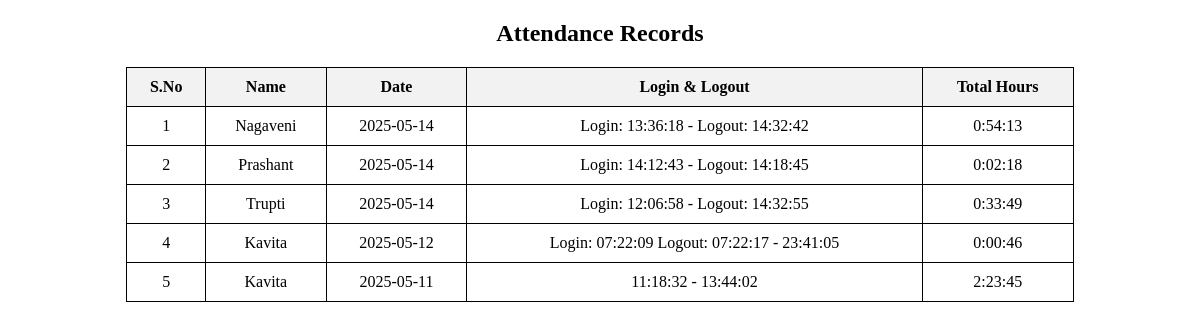
The page / on the database its author committed.
### tables this page shows
CREATE TABLE attendance (
            id INTEGER PRIMARY KEY AUTOINCREMENT,
            name TEXT NOT NULL,
            day TEXT NOT NULL,  -- Date of attendance entry
            login_logout TEXT NOT NULL,  -- Stores all login/logout times in one row per day
            total_hours TEXT NOT NULL,    -- Stores total hours for the day
            UNIQUE(name, day)  -- Ensure each student has only one row per day
        );

### app.py (the view)
@app.route('/')
def index():
    records = fetch_attendance()
    print(f"[DEBUG] {len(records)} attendance records retrieved.")
    return render_template('attendance.html', attendance=records)

### templates/attendance.html (shortened to what this page needs)
<!DOCTYPE html>
<html lang="en">
<head>
</head>
<body>
    <h2 style="text-align:center;">Attendance Records</h2>
    <table>
        <tr>
            <th>S.No</th>
            <th>Name</th>
            <th>Date</th>
            <th>Login & Logout</th>
            <th>Total Hours</th>
        </tr>
        {% for row in attendance %}
        <tr>
            <td>{{ row[0] }}</td>
            <td>{{ row[1] }}</td>
            <td>{{ row[2] }}</td>
            <td>{{ row[3] }}</td>
            <td>{{ row[4] }}</td>
        </tr>
        {% endfor %}
    </table>
</body>
</html>

### templates/attendance.html (style rules this page uses)
table { width: 80%; margin: 20px auto; border-collapse: collapse; }
th, td { border: 1px solid black; padding: 10px; text-align: center; }
th { background-color: #f2f2f2; }

### rows shown on the page
attendance: row "1", name "Nagaveni", day "2025-05-14", row "Login: 13:36:18 - Logout: 14:32:42", total_hours "0:54:13"
attendance: row "2", name "Prashant", day "2025-05-14", row "Login: 14:12:43 - Logout: 14:18:45", total_hours "0:02:18"
attendance: row "3", name "Trupti", day "2025-05-14", row "Login: 12:06:58 - Logout: 14:32:55", total_hours "0:33:49"
attendance: row "4", name "Kavita", day "2025-05-12", row "Login: 07:22:09 Logout: 07:22:17 - 23:41:05", total_hours "0:00:46"
attendance: row "5", name "Kavita", day "2025-05-11", row "11:18:32 - 13:44:02", total_hours "2:23:45"
